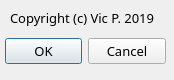
<?xml version="1.0" encoding="UTF-8"?>
<ui version="4.0">
 <class>Dialog</class>
 <widget class="QDialog" name="Dialog">
  <property name="geometry">
   <rect>
    <x>0</x>
    <y>0</y>
    <width>174</width>
    <height>80</height>
   </rect>
  </property>
  <property name="font">
   <font>
    <family>Trebuchet MS</family>
    <pointsize>10</pointsize>
   </font>
  </property>
  <property name="windowTitle">
   <string>Dialog</string>
  </property>
  <property name="windowIcon">
   <iconset>
    <normaloff>vic.ico</normaloff>vic.ico</iconset>
  </property>
  <property name="modal">
   <bool>true</bool>
  </property>
  <widget class="QDialogButtonBox" name="buttonBox">
   <property name="geometry">
    <rect>
     <x>5</x>
     <y>35</y>
     <width>161</width>
     <height>32</height>
    </rect>
   </property>
   <property name="orientation">
    <enum>Qt::Horizontal</enum>
   </property>
   <property name="standardButtons">
    <set>QDialogButtonBox::Cancel|QDialogButtonBox::Ok</set>
   </property>
  </widget>
  <widget class="QLabel" name="label">
   <property name="geometry">
    <rect>
     <x>10</x>
     <y>10</y>
     <width>166</width>
     <height>16</height>
    </rect>
   </property>
   <property name="text">
    <string>Copyright (c) Vic P. 2019</string>
   </property>
  </widget>
 </widget>
 <resources/>
 <connections>
  <connection>
   <sender>buttonBox</sender>
   <signal>accepted()</signal>
   <receiver>Dialog</receiver>
   <slot>accept()</slot>
   <hints>
    <hint type="sourcelabel">
     <x>248</x>
     <y>254</y>
    </hint>
    <hint type="destinationlabel">
     <x>157</x>
     <y>274</y>
    </hint>
   </hints>
  </connection>
  <connection>
   <sender>buttonBox</sender>
   <signal>rejected()</signal>
   <receiver>Dialog</receiver>
   <slot>reject()</slot>
   <hints>
    <hint type="sourcelabel">
     <x>316</x>
     <y>260</y>
    </hint>
    <hint type="destinationlabel">
     <x>286</x>
     <y>274</y>
    </hint>
   </hints>
  </connection>
 </connections>
</ui>
